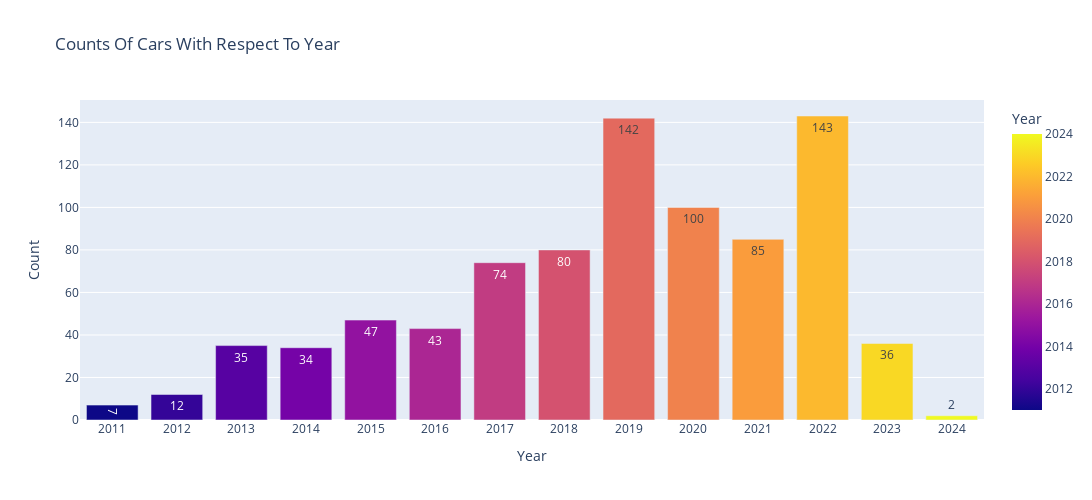

Write notebook code for a chart like this one.
### Code cell
Year_counts = new_df["Year"].value_counts().reset_index()
Year_counts.columns = ['Year', 'Count']

# Create the bar chart
fig = px.bar(Year_counts, x='Year', y='Count', title='Counts Of Cars With Respect To Year',color="Year",
             color_discrete_sequence=px.colors.qualitative.D3,text_auto=True)
fig.update_layout(width=1100, height=500,xaxis=dict(tickangle=0,dtick=1))
fig.show()

### Figure 1 — Plotly figure (JSON) as saved in the notebook; plotly's stock layout.template omitted (floating-point values rounded to 4 significant figures)
{"data": [{"alignmentgroup": "True", "hovertemplate": "Year=%{marker.color}<br>Count=%{y}<extra></extra>", "legendgroup": "", "marker": {"color": [2022, 2019, 2020, 2021, 2018, 2017, 2015, 2016, 2023, 2013, 2014, 2012, 2011, 2024], "coloraxis": "coloraxis", "pattern": {"shape": ""}}, "name": "", "offsetgroup": "", "orientation": "v", "showlegend": false, "textposition": "auto", "texttemplate": "%{y}", "type": "bar", "x": [2022, 2019, 2020, 2021, 2018, 2017, 2015, 2016, 2023, 2013, 2014, 2012, 2011, 2024], "xaxis": "x", "y": [143, 142, 100, 85, 80, 74, 47, 43, 36, 35, 34, 12, 7, 2], "yaxis": "y"}], "layout": {"barmode": "relative", "coloraxis": {"colorbar": {"title": {"text": "Year"}}, "colorscale": [[0, "#0d0887"], [0.1111, "#46039f"], [0.2222, "#7201a8"], [0.3333, "#9c179e"], [0.4444, "#bd3786"], [0.5556, "#d8576b"], [0.6667, "#ed7953"], [0.7778, "#fb9f3a"], [0.8889, "#fdca26"], [1, "#f0f921"]]}, "height": 500, "legend": {"tracegroupgap": 0}, "title": {"text": "Counts Of Cars With Respect To Year"}, "width": 1100, "xaxis": {"anchor": "y", "autorange": true, "domain": [0, 1], "dtick": 1, "range": [2010.0, 2024.0], "tickangle": 0, "title": {"text": "Year"}, "type": "linear"}, "yaxis": {"anchor": "x", "autorange": true, "domain": [0, 1], "range": [0, 150.5], "title": {"text": "Count"}, "type": "linear"}}}
